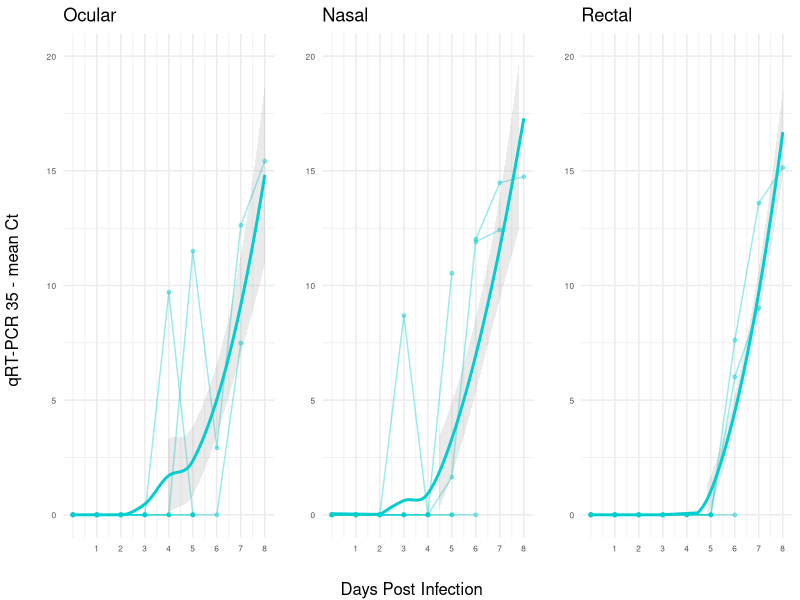
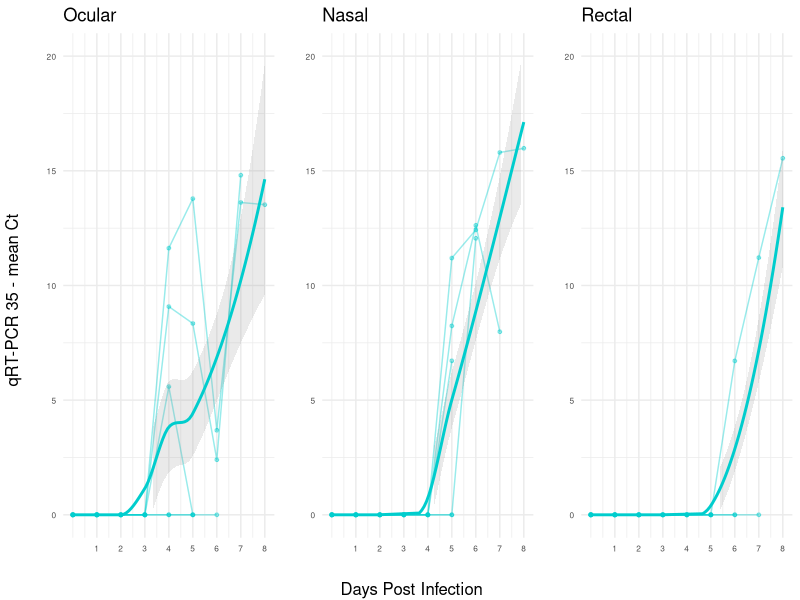
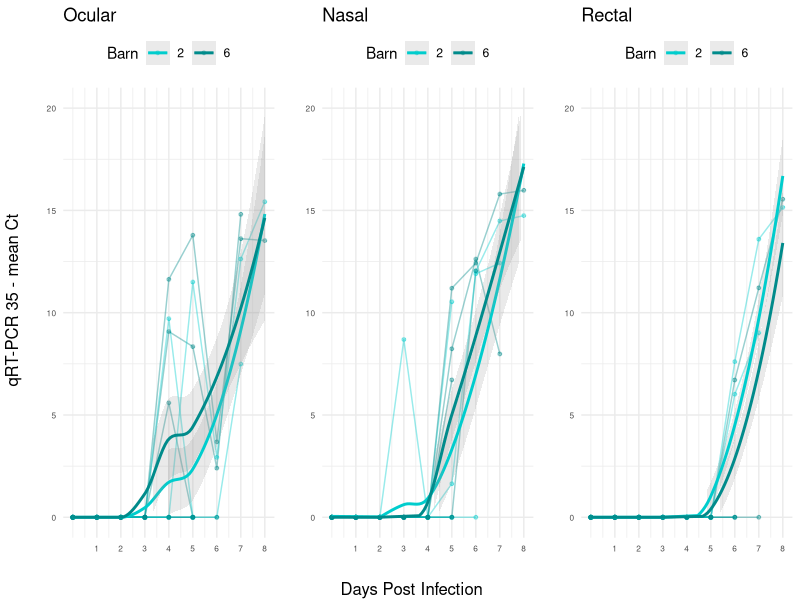
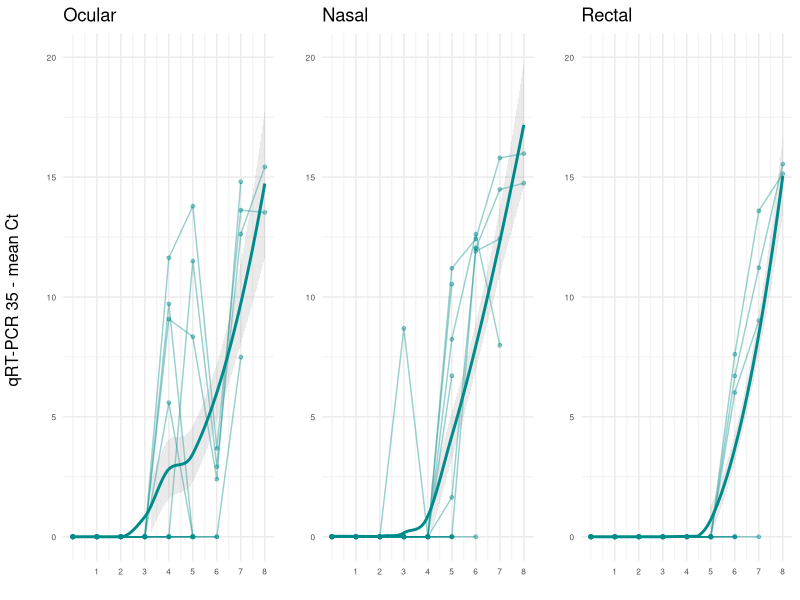

The R source for these figures, in order:

#############################################################################################################
# Code written by: Catherine M. Herzog, PhD MPH
# Code last modified on: April 8, 2024
# Code purpose: analyze and visualize qRT-PCR antigen data for goat sacrifice experiment

#############################################################################################################


######################
#  Load libraries ----
######################

library(ggplot2)   # for plotting figures
library(gridExtra) # for grid.arrange function in doing multiple plots for jpeg
library(tidyverse) # for piping %>%



###############################################
#  Molecular Data Import, Data Management  ----
###############################################

# Load the data by pointing to the location within the project that this data resides (do not need to setwd)
# Note: parenthesis are backward compared to Windows Explorer paths
molecdat <- read.csv("data/goat_sac/mol/molecdat_clean_goatsac.csv", header = TRUE, stringsAsFactors = FALSE)

# Making sure each variable (column in data frame) is of the correct data type (factor, numeric, character, etc)
molecdat$eartag <- as.factor(molecdat$eartag)
molecdat$expt <- as.factor(molecdat$expt)
molecdat$species <- as.factor(molecdat$species)
molecdat$barn <- as.factor(molecdat$barn)
molecdat$status <- as.factor(molecdat$status)
molecdat$status_f <- as.factor(molecdat$status_f)

molecdat$o1[molecdat$o1 == "U"] <- 35
molecdat$o2[molecdat$o2 == "U"] <- 35
molecdat$n1[molecdat$n1 == "U"] <- 35
molecdat$n2[molecdat$n2 == "U"] <- 35
molecdat$r1[molecdat$r1 == "U"] <- 35
molecdat$r2[molecdat$r2 == "U"] <- 35
molecdat$omean[molecdat$omean == 0] <- "35"
molecdat$nmean[molecdat$nmean == 0] <- "35"
molecdat$rmean[molecdat$rmean == 0] <- "35"
molecdat$o1 <- as.numeric(molecdat$o1)
molecdat$o2 <- as.numeric(molecdat$o2)
molecdat$n1 <- as.numeric(molecdat$n1)
molecdat$n2 <- as.numeric(molecdat$n2)
molecdat$r1 <- as.numeric(molecdat$r1)
molecdat$r2 <- as.numeric(molecdat$r2)
molecdat$omean <- as.numeric(molecdat$omean)
molecdat$nmean <- as.numeric(molecdat$nmean)
molecdat$rmean <- as.numeric(molecdat$rmean)


# Setting the line and symbol colors for each barn and status
barncol <- c("2" = "cyan3", "6" = "cyan4")
color2 <- c("cyan4")


# Split data into each barn, and have combined barns
barn2_pcr <- subset(molecdat, barn == 2) 
barn6_pcr <- subset(molecdat, barn == 6)
barns26_pcr <- subset(molecdat, barn == 2 | barn == 6)


#####################
#  Barn 2 ----
#####################
# Barn 2: 8 Experimental Goats
# Smooth: LOESS 

# ocular
go_barn2 <- ggplot(barn2_pcr, aes(dpi, 35-omean, color = "cyan3")) +
            geom_line(aes(group = eartag), alpha = 0.4) +
            geom_point(size = 1, alpha = 0.4) +
            stat_smooth(method = "loess", formula = y ~ x, size =1, alpha = 0.2) +
            scale_x_continuous(limits = c(0,8), breaks = seq(0:8)) +
            scale_y_continuous(limits = c(0,20)) +
            labs(title = "Ocular", x = "", y = "") +
            scale_color_manual(name = "Barn 2", 
                               #labels = c("Goats", "Goats"),
                               values = "cyan3") +
            geom_hline(yintercept = 35, linetype ="dashed", color = "red") +
            theme_minimal() + 
            theme(legend.position = "none", axis.title.y = element_text(size = 8), 
                  axis.title.x = element_text(size = 8), axis.text=element_text(size=6))

# nasal
gn_barn2 <- ggplot(barn2_pcr, aes(dpi, 35-nmean, color = "cyan3")) +
            geom_line(aes(group = eartag), alpha = 0.4) +
            geom_point(size = 1, alpha = 0.4) +
            stat_smooth(method = "loess", formula = y ~ x, size =1, alpha = 0.2) +
            scale_x_continuous(limits = c(0,8), breaks = seq(0:8)) +
            scale_y_continuous(limits = c(0,20)) +
            labs(title = "Nasal", x = "", y = "") +
            scale_color_manual(name = "Barn 2", 
                               #labels = c("Goats", "Goats"),
                               values = "cyan3") +
            geom_hline(yintercept = 35, linetype ="dashed", color = "red") +
            theme_minimal() + 
            theme(legend.position = "none", axis.title.y = element_text(size = 8), 
                  axis.title.x = element_text(size = 8), axis.text=element_text(size=6))

# rectal
gr_barn2 <- ggplot(barn2_pcr, aes(dpi, 35-rmean, color = "cyan3")) +
            geom_line(aes(group = eartag), alpha = 0.4) +
            geom_point(size = 1, alpha = 0.4) +
            stat_smooth(method = "loess", formula = y ~ x, size =1, alpha = 0.2) +
            scale_x_continuous(limits = c(0,8), breaks = seq(0:8)) +
            scale_y_continuous(limits = c(0,20)) +
            labs(title = "Rectal", x = "", y = "") +
            scale_color_manual(name = "Barn 2", 
                               #labels = c("Goats", "Goats"),
                               values = "cyan3") +
            geom_hline(yintercept = 35, linetype ="dashed", color = "red") +
            theme_minimal() + 
            theme(legend.position = "none", axis.title.y = element_text(size = 8), 
                  axis.title.x = element_text(size = 8), axis.text=element_text(size=6))



#####################
#  Barn 6 ----
#####################
# Barn 6: 8 Experimental Goats
# Smooth: LOESS 

# ocular
go_barn6 <- ggplot(barn6_pcr, aes(dpi, 35-omean, color = "cyan3")) +
            geom_line(aes(group = eartag), alpha = 0.4) +
            geom_point(size = 1, alpha = 0.4) +
            stat_smooth(method = "loess", formula = y ~ x, size =1, alpha = 0.2) +
            scale_x_continuous(limits = c(0,8), breaks = seq(0:8)) +
            scale_y_continuous(limits = c(0,20)) +
            labs(title = "Ocular", x = "", y = "") +
            scale_color_manual(name = "Barn 6", 
                               #labels = c("Goats", "Goats"),
                               values = "cyan3") +
            geom_hline(yintercept = 35, linetype ="dashed", color = "red") +
            theme_minimal() + 
            theme(legend.position = "none", axis.title.y = element_text(size = 8), 
                  axis.title.x = element_text(size = 8), axis.text=element_text(size=6))

# nasal
gn_barn6 <- ggplot(barn6_pcr, aes(dpi, 35-nmean, color = "cyan3")) +
            geom_line(aes(group = eartag), alpha = 0.4) +
            geom_point(size = 1, alpha = 0.4) +
            stat_smooth(method = "loess", formula = y ~ x, size =1, alpha = 0.2) +
            scale_x_continuous(limits = c(0,8), breaks = seq(0:8)) +
            scale_y_continuous(limits = c(0,20)) +
            labs(title = "Nasal", x = "", y = "") +
            scale_color_manual(name = "Barn 6", 
                               #labels = c("Goats", "Goats"),
                               values = "cyan3") +
            geom_hline(yintercept = 35, linetype ="dashed", color = "red") +
            theme_minimal() + 
            theme(legend.position = "none", axis.title.y = element_text(size = 8), 
                  axis.title.x = element_text(size = 8), axis.text=element_text(size=6))

# rectal
gr_barn6 <- ggplot(barn6_pcr, aes(dpi, 35-rmean, color = "cyan3")) +
            geom_line(aes(group = eartag), alpha = 0.4) +
            geom_point(size = 1, alpha = 0.4) +
            stat_smooth(method = "loess", formula = y ~ x, size =1, alpha = 0.2) +
            scale_x_continuous(limits = c(0,8), breaks = seq(0:8)) +
            scale_y_continuous(limits = c(0,20)) +
            labs(title = "Rectal", x = "", y = "") +
            scale_color_manual(name = "Barn 6", 
                               #labels = c("Goats", "Goats"),
                               values = "cyan3") +
            geom_hline(yintercept = 35, linetype ="dashed", color = "red") +
            theme_minimal() + 
            theme(legend.position = "none", axis.title.y = element_text(size = 8), 
                  axis.title.x = element_text(size = 8), axis.text=element_text(size=6))



######################
#  Combined Barns ----
######################
# All experimental barns together, total 16 experimental Goats
# Smooth: LOESS 

# ocular
go_barns26 <- ggplot(barns26_pcr, aes(dpi, 35-omean, color = barn)) +
              geom_line(aes(group = eartag), alpha = 0.4) +
              geom_point(size = 1, alpha = 0.4) +
              stat_smooth(method = "loess", formula = y ~ x, size =1, alpha = 0.2) +
              scale_x_continuous(limits = c(0,8), breaks = seq(0:8)) +
              scale_y_continuous(limits = c(0,20)) +
              labs(title = "Ocular", x = "", y = "") +
              scale_color_manual(name = "Barn", 
                                 #labels = c("Goats", "Goats"),
                                 values = barncol) +
              geom_hline(yintercept = 35, linetype ="dashed", color = "red") +
              theme_minimal() + 
              theme(legend.position = "top", axis.title.y = element_text(size = 8), 
                    axis.title.x = element_text(size = 8), axis.text=element_text(size=6))

# nasal
gn_barns26 <- ggplot(barns26_pcr, aes(dpi, 35-nmean, color = barn)) +
              geom_line(aes(group = eartag), alpha = 0.4) +
              geom_point(size = 1, alpha = 0.4) +
              stat_smooth(method = "loess", formula = y ~ x, size =1, alpha = 0.2) +
              scale_x_continuous(limits = c(0,8), breaks = seq(0:8)) +
              scale_y_continuous(limits = c(0,20)) +
              labs(title = "Nasal", x = "", y = "") +
              scale_color_manual(name = "Barn", 
                                 #labels = c("Goats", "Goats"),
                                 values = barncol) +
              geom_hline(yintercept = 35, linetype ="dashed", color = "red") +
              theme_minimal() + 
              theme(legend.position = "top", axis.title.y = element_text(size = 8), 
                    axis.title.x = element_text(size = 8), axis.text=element_text(size=6))

# rectal
gr_barns26 <- ggplot(barns26_pcr, aes(dpi, 35-rmean, color = barn)) +
              geom_line(aes(group = eartag), alpha = 0.4) +
              geom_point(size = 1, alpha = 0.4) +
              stat_smooth(method = "loess", formula = y ~ x, size =1, alpha = 0.2) +
              scale_x_continuous(limits = c(0,8), breaks = seq(0:8)) +
              scale_y_continuous(limits = c(0,20)) +
              labs(title = "Rectal", x = "", y = "") +
              scale_color_manual(name = "Barn", 
                                 #labels = c("Goats", "Goats"),
                                 values = barncol) +
              geom_hline(yintercept = 35, linetype ="dashed", color = "red") +
              theme_minimal() + 
              theme(legend.position = "top", axis.title.y = element_text(size = 8), 
                    axis.title.x = element_text(size = 8), axis.text=element_text(size=6))


# ocular barns combined
go_barns26c <- ggplot(barns26_pcr, aes(dpi, 35-omean, color = species)) +
  geom_line(aes(group = eartag), alpha = 0.4) +
  geom_point(size = 1, alpha = 0.4) +
  stat_smooth(method = "loess", formula = y ~ x, size =1, alpha = 0.2) +
  scale_x_continuous(limits = c(0,8), breaks = seq(0:8)) +
  scale_y_continuous(limits = c(0,20)) +
  labs(title = "Ocular", x = "", y = "") +
  scale_color_manual(name = "Barn", 
                     #labels = c("Goats"),
                     values = color2) +
  geom_hline(yintercept = 35, linetype ="dashed", color = "red") +
  theme_minimal() + 
  theme(legend.position = "none", axis.title.y = element_text(size = 8), 
        axis.title.x = element_text(size = 8), axis.text=element_text(size=6))

# nasal barns combined
gn_barns26c <- ggplot(barns26_pcr, aes(dpi, 35-nmean, color = species)) +
  geom_line(aes(group = eartag), alpha = 0.4) +
  geom_point(size = 1, alpha = 0.4) +
  stat_smooth(method = "loess", formula = y ~ x, size =1, alpha = 0.2) +
  scale_x_continuous(limits = c(0,8), breaks = seq(0:8)) +
  scale_y_continuous(limits = c(0,20)) +
  labs(title = "Nasal", x = "", y = "") +
  scale_color_manual(name = "Barn", 
                     #labels = c("Goats"),
                     values = color2) +
  geom_hline(yintercept = 35, linetype ="dashed", color = "red") +
  theme_minimal() + 
  theme(legend.position = "none", axis.title.y = element_text(size = 8), 
        axis.title.x = element_text(size = 8), axis.text=element_text(size=6))

# rectal barns combined
gr_barns26c <- ggplot(barns26_pcr, aes(dpi, 35-rmean, color = species)) +
  geom_line(aes(group = eartag), alpha = 0.4) +
  geom_point(size = 1, alpha = 0.4) +
  stat_smooth(method = "loess", formula = y ~ x, size =1, alpha = 0.2) +
  scale_x_continuous(limits = c(0,8), breaks = seq(0:8)) +
  scale_y_continuous(limits = c(0,20)) +
  labs(title = "Rectal", x = "", y = "") +
  scale_color_manual(name = "Barn", 
                     #labels = c("Goats"),
                     values = color2) +
  geom_hline(yintercept = 35, linetype ="dashed", color = "red") +
  theme_minimal() + 
  theme(legend.position = "none", axis.title.y = element_text(size = 8), 
        axis.title.x = element_text(size = 8), axis.text=element_text(size=6))


########################################
#  Saving figures to file (as jpeg) ----
########################################

jpeg("output/goat_sac/pprv_goatsac_qRTPCR_barn2_todpi8.jpeg", width = 6, height = 3, units = "in", quality = 100, res = 600)
grid.arrange(go_barn2, gn_barn2, gr_barn2, ncol=3, left = "qRT-PCR 35 - mean Ct", bottom = "Days Post Infection")
invisible(dev.off())

jpeg("output/goat_sac/pprv_goatsac_qRTPCR_barn6_todpi8.jpeg", width = 6, height = 3, units = "in", quality = 100, res = 600)
grid.arrange(go_barn6, gn_barn6, gr_barn6, ncol=3, left = "qRT-PCR 35 - mean Ct", bottom = "Days Post Infection")
invisible(dev.off())

jpeg("output/goat_sac/pprv_goatsac_qRTPCR_barns26_todpi8.jpeg", width = 6, height = 3, units = "in", quality = 100, res = 600)
grid.arrange(go_barns26, gn_barns26, gr_barns26, ncol=3, left = "qRT-PCR 35 - mean Ct", bottom = "Days Post Infection")
invisible(dev.off())

jpeg("output/goat_sac/pprv_goatsac_qRTPCR_barns26c_todpi8.jpeg", width = 6, height = 3, units = "in", quality = 100, res = 600)
grid.arrange(go_barns26c, gn_barns26c, gr_barns26c, ncol=3, left = "qRT-PCR 35 - mean Ct")
invisible(dev.off())

